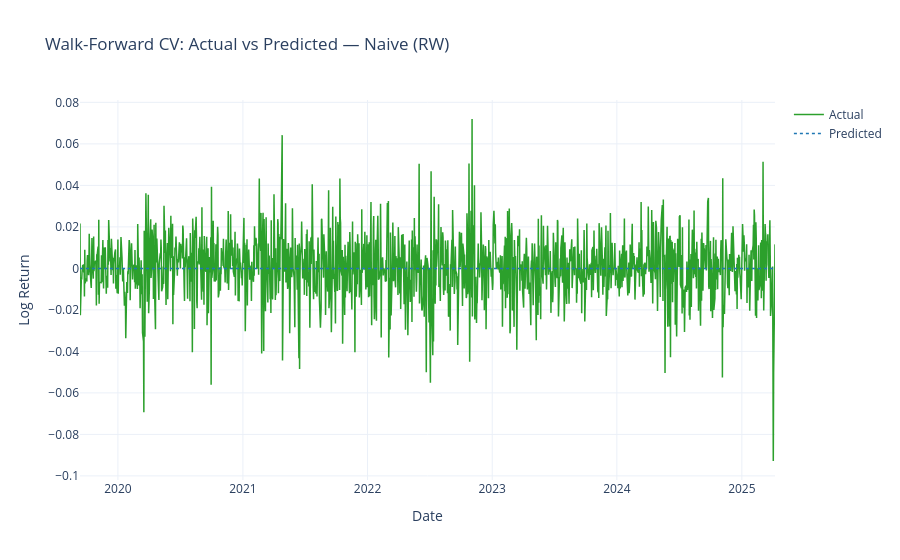

Notebook code cell kept with this figure:
### Code cell
# Best model CV predictions vs actuals
best_name = summary['rmse'].idxmin()
print(f'Best model by CV RMSE: {best_name}')
fig_cv = plot_cv_results(cv_results[best_name], model_name=best_name)
fig_cv.show()

### Figure 1 — Plotly figure (JSON) as saved in the notebook; plotly's stock layout.template omitted (floating-point values rounded to 4 significant figures; data arrays with more than 128 entries replaced by an {"elided": "..."} marker saying what was removed)
{"data": [{"line": {"color": "#2ca02c", "width": 1.5}, "name": "Actual", "type": "scatter", "x": {"elided": "1453 str values"}, "y": {"elided": "1453 float values"}}, {"line": {"color": "#1f77b4", "dash": "dot", "width": 1.5}, "name": "Predicted", "type": "scatter", "x": {"elided": "1453 str values"}, "y": {"elided": "1453 float values"}}], "layout": {"hovermode": "x unified", "title": {"text": "Walk-Forward CV: Actual vs Predicted — Naive (RW)"}, "xaxis": {"title": {"text": "Date"}}, "yaxis": {"title": {"text": "Log Return"}}}}
